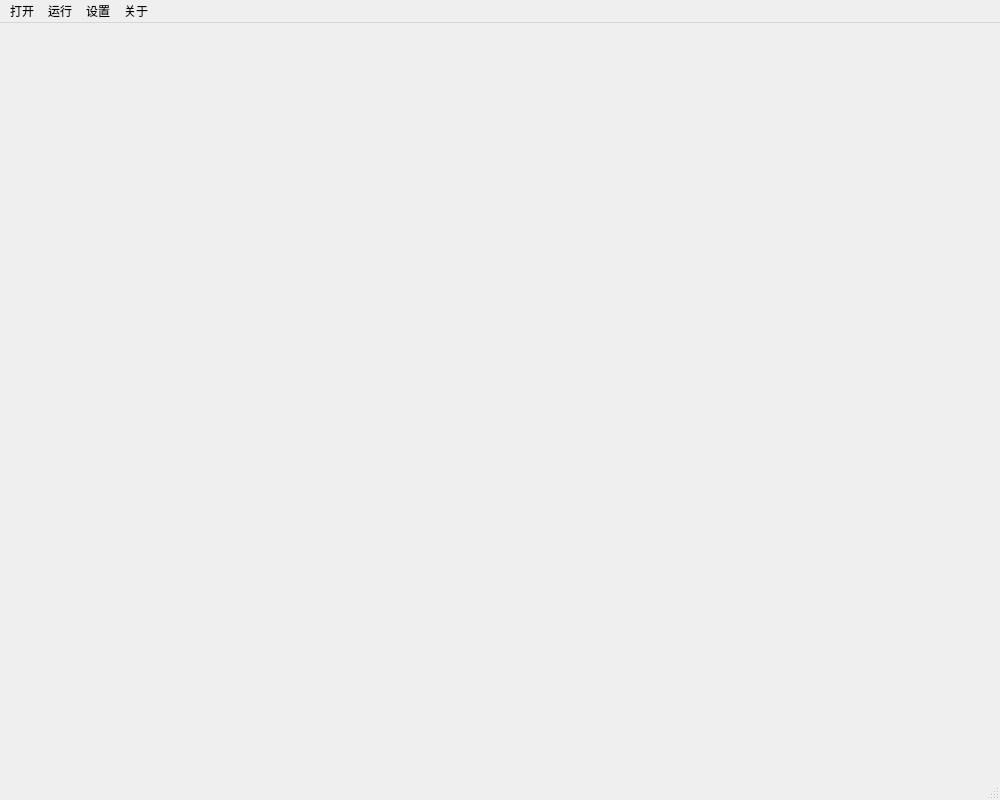
<?xml version="1.0" encoding="UTF-8"?>
<ui version="4.0">
 <class>MainWindow</class>
 <widget class="QMainWindow" name="MainWindow">
  <property name="geometry">
   <rect>
    <x>0</x>
    <y>0</y>
    <width>1000</width>
    <height>800</height>
   </rect>
  </property>
  <property name="windowIcon">
   <iconset>
    <normaloff>G:/PackQt/init.ico</normaloff>G:/PackQt/init.ico</iconset>
  </property>
  <widget class="QWidget" name="centralwidget"/>
  <widget class="QMenuBar" name="menubar">
   <property name="geometry">
    <rect>
     <x>0</x>
     <y>0</y>
     <width>1000</width>
     <height>23</height>
    </rect>
   </property>
   <widget class="QMenu" name="menu">
    <property name="title">
     <string>打开</string>
    </property>
    <addaction name="action_adb_noperson_debug"/>
   </widget>
   <widget class="QMenu" name="menu_3">
    <property name="title">
     <string>关于</string>
    </property>
    <addaction name="action_version_about"/>
   </widget>
   <widget class="QMenu" name="menu_2">
    <property name="title">
     <string>运行</string>
    </property>
    <addaction name="action_openCmd"/>
    <addaction name="action_openCmder"/>
   </widget>
   <widget class="QMenu" name="menu_4">
    <property name="title">
     <string>设置</string>
    </property>
    <addaction name="action_setPng"/>
    <addaction name="action_setJpg"/>
   </widget>
   <addaction name="menu"/>
   <addaction name="menu_2"/>
   <addaction name="menu_4"/>
   <addaction name="menu_3"/>
  </widget>
  <widget class="QStatusBar" name="statusbar"/>
  <action name="action_adb_noperson_debug">
   <property name="text">
    <string>adb无人值守调试工具</string>
   </property>
  </action>
  <action name="action_version_about">
   <property name="text">
    <string>版本说明</string>
   </property>
  </action>
  <action name="action_openCmd">
   <property name="text">
    <string>运行cmd</string>
   </property>
  </action>
  <action name="action_openCmder">
   <property name="text">
    <string>运行Cmder</string>
   </property>
  </action>
  <action name="action_setPng">
   <property name="text">
    <string>设置截图为png格式</string>
   </property>
  </action>
  <action name="action_setJpg">
   <property name="text">
    <string>设置截图为jpg格式</string>
   </property>
  </action>
 </widget>
 <resources/>
 <connections/>
</ui>
